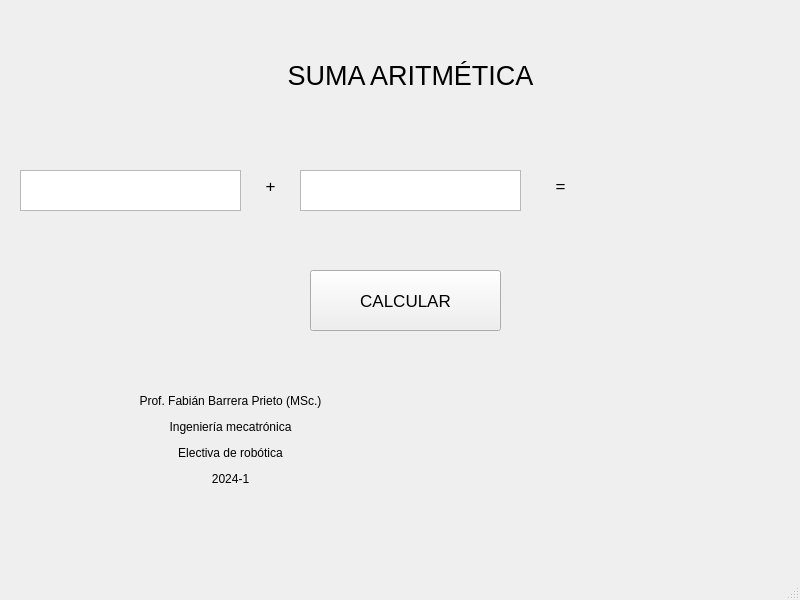
<?xml version="1.0" encoding="UTF-8"?>
<ui version="4.0">
 <class>MainWindow</class>
 <widget class="QMainWindow" name="MainWindow">
  <property name="geometry">
   <rect>
    <x>0</x>
    <y>0</y>
    <width>800</width>
    <height>600</height>
   </rect>
  </property>
  <property name="windowTitle">
   <string>Ejemplo1</string>
  </property>
  <widget class="QWidget" name="centralwidget">
   <widget class="QPushButton" name="pushButton">
    <property name="geometry">
     <rect>
      <x>310</x>
      <y>270</y>
      <width>191</width>
      <height>61</height>
     </rect>
    </property>
    <property name="font">
     <font>
      <pointsize>13</pointsize>
     </font>
    </property>
    <property name="text">
     <string>CALCULAR</string>
    </property>
   </widget>
   <widget class="QLabel" name="label">
    <property name="geometry">
     <rect>
      <x>610</x>
      <y>150</y>
      <width>141</width>
      <height>71</height>
     </rect>
    </property>
    <property name="font">
     <font>
      <pointsize>14</pointsize>
     </font>
    </property>
    <property name="text">
     <string/>
    </property>
    <property name="alignment">
     <set>Qt::AlignCenter</set>
    </property>
   </widget>
   <widget class="QLabel" name="label_2">
    <property name="geometry">
     <rect>
      <x>250</x>
      <y>160</y>
      <width>41</width>
      <height>51</height>
     </rect>
    </property>
    <property name="font">
     <font>
      <pointsize>13</pointsize>
     </font>
    </property>
    <property name="text">
     <string>+</string>
    </property>
    <property name="textFormat">
     <enum>Qt::AutoText</enum>
    </property>
    <property name="alignment">
     <set>Qt::AlignCenter</set>
    </property>
   </widget>
   <widget class="QTextEdit" name="textEdit">
    <property name="geometry">
     <rect>
      <x>20</x>
      <y>170</y>
      <width>221</width>
      <height>41</height>
     </rect>
    </property>
    <property name="font">
     <font>
      <pointsize>14</pointsize>
     </font>
    </property>
    <property name="layoutDirection">
     <enum>Qt::LeftToRight</enum>
    </property>
    <property name="sizeAdjustPolicy">
     <enum>QAbstractScrollArea::AdjustIgnored</enum>
    </property>
    <property name="html">
     <string>&lt;!DOCTYPE HTML PUBLIC &quot;-//W3C//DTD HTML 4.0//EN&quot; &quot;http://www.w3.org/TR/REC-html40/strict.dtd&quot;&gt;
&lt;html&gt;&lt;head&gt;&lt;meta name=&quot;qrichtext&quot; content=&quot;1&quot; /&gt;&lt;style type=&quot;text/css&quot;&gt;
p, li { white-space: pre-wrap; }
&lt;/style&gt;&lt;/head&gt;&lt;body style=&quot; font-family:'MS Shell Dlg 2'; font-size:14pt; font-weight:400; font-style:normal;&quot;&gt;
&lt;p align=&quot;center&quot; style=&quot;-qt-paragraph-type:empty; margin-top:0px; margin-bottom:0px; margin-left:0px; margin-right:0px; -qt-block-indent:0; text-indent:0px;&quot;&gt;&lt;br /&gt;&lt;/p&gt;&lt;/body&gt;&lt;/html&gt;</string>
    </property>
   </widget>
   <widget class="QTextEdit" name="textEdit_2">
    <property name="geometry">
     <rect>
      <x>300</x>
      <y>170</y>
      <width>221</width>
      <height>41</height>
     </rect>
    </property>
    <property name="font">
     <font>
      <pointsize>14</pointsize>
     </font>
    </property>
    <property name="html">
     <string>&lt;!DOCTYPE HTML PUBLIC &quot;-//W3C//DTD HTML 4.0//EN&quot; &quot;http://www.w3.org/TR/REC-html40/strict.dtd&quot;&gt;
&lt;html&gt;&lt;head&gt;&lt;meta name=&quot;qrichtext&quot; content=&quot;1&quot; /&gt;&lt;style type=&quot;text/css&quot;&gt;
p, li { white-space: pre-wrap; }
&lt;/style&gt;&lt;/head&gt;&lt;body style=&quot; font-family:'MS Shell Dlg 2'; font-size:14pt; font-weight:400; font-style:normal;&quot;&gt;
&lt;p align=&quot;center&quot; style=&quot;-qt-paragraph-type:empty; margin-top:0px; margin-bottom:0px; margin-left:0px; margin-right:0px; -qt-block-indent:0; text-indent:0px;&quot;&gt;&lt;br /&gt;&lt;/p&gt;&lt;/body&gt;&lt;/html&gt;</string>
    </property>
   </widget>
   <widget class="QLabel" name="label_3">
    <property name="geometry">
     <rect>
      <x>540</x>
      <y>160</y>
      <width>41</width>
      <height>51</height>
     </rect>
    </property>
    <property name="font">
     <font>
      <pointsize>13</pointsize>
     </font>
    </property>
    <property name="text">
     <string>=</string>
    </property>
    <property name="textFormat">
     <enum>Qt::AutoText</enum>
    </property>
    <property name="alignment">
     <set>Qt::AlignCenter</set>
    </property>
   </widget>
   <widget class="QLabel" name="label_4">
    <property name="geometry">
     <rect>
      <x>200</x>
      <y>40</y>
      <width>421</width>
      <height>71</height>
     </rect>
    </property>
    <property name="font">
     <font>
      <pointsize>20</pointsize>
     </font>
    </property>
    <property name="text">
     <string>SUMA ARITMÉTICA</string>
    </property>
    <property name="alignment">
     <set>Qt::AlignCenter</set>
    </property>
   </widget>
   <widget class="QLabel" name="label_5">
    <property name="geometry">
     <rect>
      <x>130</x>
      <y>370</y>
      <width>201</width>
      <height>141</height>
     </rect>
    </property>
    <property name="text">
     <string>&lt;html&gt;&lt;head/&gt;&lt;body&gt;&lt;p align=&quot;center&quot;&gt;Prof. Fabián Barrera Prieto (MSc.)&lt;/p&gt;&lt;p align=&quot;center&quot;&gt;Ingeniería mecatrónica&lt;/p&gt;&lt;p align=&quot;center&quot;&gt;Electiva de robótica&lt;/p&gt;&lt;p align=&quot;center&quot;&gt;2024-1&lt;/p&gt;&lt;/body&gt;&lt;/html&gt;</string>
    </property>
   </widget>
   <widget class="QLabel" name="label_6">
    <property name="geometry">
     <rect>
      <x>440</x>
      <y>370</y>
      <width>301</width>
      <height>151</height>
     </rect>
    </property>
    <property name="font">
     <font>
      <pointsize>14</pointsize>
     </font>
    </property>
    <property name="text">
     <string/>
    </property>
    <property name="pixmap">
     <pixmap>ecci.jpg</pixmap>
    </property>
    <property name="scaledContents">
     <bool>true</bool>
    </property>
    <property name="alignment">
     <set>Qt::AlignCenter</set>
    </property>
   </widget>
  </widget>
  <widget class="QMenuBar" name="menubar">
   <property name="geometry">
    <rect>
     <x>0</x>
     <y>0</y>
     <width>800</width>
     <height>26</height>
    </rect>
   </property>
  </widget>
  <widget class="QStatusBar" name="statusbar"/>
 </widget>
 <resources>
  <include location="test.qrc"/>
 </resources>
 <connections/>
</ui>
